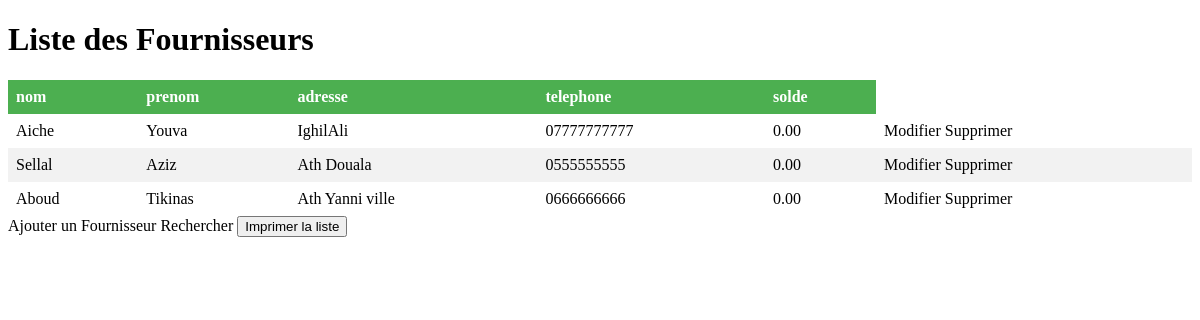
/Fournisseurs/, run on the app's committed database.
### app/models.py (models this page shows, shortened)
class Fournisseur(models.Model):
    nom_f = models.CharField(max_length=100)
    prenom_f = models.CharField(max_length=100)
    adresse_f = models.TextField()
    telephone_f = models.CharField(max_length=20)
    solde = models.DecimalField(max_digits=10, decimal_places=2, default=0)

### app/views.py (the view)
# urls.py: path('Fournisseurs/', views.fournisseurs, name='fournisseurs'),
def fournisseurs(request):
    fournisseurs = Fournisseur.objects.all()
    return render(request, 'fournisseurs.html', {"fournisseurs": fournisseurs})

### app/templates/fournisseurs.html (shortened to what this page needs)
<!DOCTYPE html>
<html>
    {%load static%}
  <head>
    <link rel="stylesheet" href="{%static 'produit.css'%}">
  </head>
  <body>
    <h1>Liste des Fournisseurs</h1>
    <table>
      <thead>
        <tr>
          <th>nom</th>
          <th>prenom</th>
          <th>adresse</th>
          <th>telephone</th>
          <th>solde</th>
        </tr>
      </thead>
      <tbody>
        {% for fournisseur in fournisseurs %}
        <tr>
          <td>{{ fournisseur.nom_f }}</td>
          <td>{{ fournisseur.prenom_f}}</td>
          <td>{{ fournisseur.adresse_f}}</td>
          <td>{{ fournisseur.telephone_f }}</td>
          <td>{{ fournisseur.solde }}</td>
          <td>
            <a href="{%url 'modifier_fournisseur' fournisseur.id%}">Modifier</a>
            <a href="{%url 'supprime_fournisseur' fournisseur.id%}">Supprimer</a>
          </td>
        </tr>
        {% endfor %}
      </tbody>
    </table>
    <a href="{%url 'Ajout_fournisseur' %}">Ajouter un Fournisseur</a>
    <a href="{%url 'recherche_fournisseur'%}">Rechercher</a>
    <button onclick="window.print()">Imprimer la liste</button>
  </body>
</html>

### app/static/produit.css (style rules this page uses)
table { border-collapse: collapse; width: 100%; }
th, td { text-align: left; padding: 8px; }
tr:nth-child(even) { background-color: #f2f2f2 }
th { background-color: #4CAF50; color: white; }
a { text-decoration: none; color: black; }

### data on the page
Fournisseur: nom_f "Aiche", prenom_f "Youva", adresse_f "IghilAli", telephone_f "07777777777", solde "0.00"
Fournisseur: nom_f "Sellal", prenom_f "Aziz", adresse_f "Ath Douala", telephone_f "0555555555", solde "0.00"
Fournisseur: nom_f "Aboud", prenom_f "Tikinas", adresse_f "Ath Yanni ville", telephone_f "0666666666", solde "0.00"
